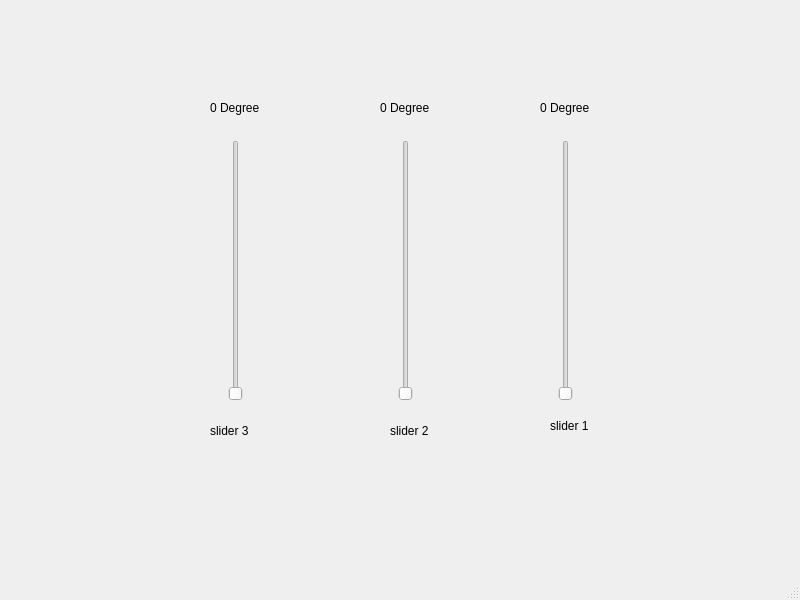
<?xml version="1.0" encoding="UTF-8"?>
<ui version="4.0">
 <class>MainWindow</class>
 <widget class="QMainWindow" name="MainWindow">
  <property name="geometry">
   <rect>
    <x>0</x>
    <y>0</y>
    <width>800</width>
    <height>600</height>
   </rect>
  </property>
  <property name="windowTitle">
   <string>MainWindow</string>
  </property>
  <widget class="QWidget" name="centralwidget">
   <widget class="QSlider" name="verticalSlider_1">
    <property name="geometry">
     <rect>
      <x>540</x>
      <y>140</y>
      <width>51</width>
      <height>261</height>
     </rect>
    </property>
    <property name="orientation">
     <enum>Qt::Orientation::Vertical</enum>
    </property>
   </widget>
   <widget class="QSlider" name="verticalSlider_2">
    <property name="geometry">
     <rect>
      <x>380</x>
      <y>140</y>
      <width>51</width>
      <height>261</height>
     </rect>
    </property>
    <property name="orientation">
     <enum>Qt::Orientation::Vertical</enum>
    </property>
   </widget>
   <widget class="QSlider" name="verticalSlider_3">
    <property name="geometry">
     <rect>
      <x>210</x>
      <y>140</y>
      <width>51</width>
      <height>261</height>
     </rect>
    </property>
    <property name="orientation">
     <enum>Qt::Orientation::Vertical</enum>
    </property>
   </widget>
   <widget class="QLabel" name="slider_1">
    <property name="geometry">
     <rect>
      <x>550</x>
      <y>410</y>
      <width>81</width>
      <height>31</height>
     </rect>
    </property>
    <property name="minimumSize">
     <size>
      <width>81</width>
      <height>0</height>
     </size>
    </property>
    <property name="maximumSize">
     <size>
      <width>81</width>
      <height>61</height>
     </size>
    </property>
    <property name="text">
     <string>slider 1</string>
    </property>
   </widget>
   <widget class="QLabel" name="slider_2">
    <property name="geometry">
     <rect>
      <x>390</x>
      <y>410</y>
      <width>51</width>
      <height>41</height>
     </rect>
    </property>
    <property name="text">
     <string>slider 2</string>
    </property>
   </widget>
   <widget class="QLabel" name="slider_3">
    <property name="geometry">
     <rect>
      <x>210</x>
      <y>410</y>
      <width>51</width>
      <height>41</height>
     </rect>
    </property>
    <property name="text">
     <string>slider 3</string>
    </property>
   </widget>
   <widget class="QLabel" name="degree_1">
    <property name="geometry">
     <rect>
      <x>540</x>
      <y>100</y>
      <width>49</width>
      <height>16</height>
     </rect>
    </property>
    <property name="text">
     <string>0 Degree</string>
    </property>
   </widget>
   <widget class="QLabel" name="degree_2">
    <property name="geometry">
     <rect>
      <x>380</x>
      <y>100</y>
      <width>49</width>
      <height>16</height>
     </rect>
    </property>
    <property name="text">
     <string>0 Degree</string>
    </property>
   </widget>
   <widget class="QLabel" name="degree_3">
    <property name="geometry">
     <rect>
      <x>210</x>
      <y>100</y>
      <width>49</width>
      <height>16</height>
     </rect>
    </property>
    <property name="text">
     <string>0 Degree</string>
    </property>
   </widget>
  </widget>
  <widget class="QMenuBar" name="menubar">
   <property name="geometry">
    <rect>
     <x>0</x>
     <y>0</y>
     <width>800</width>
     <height>21</height>
    </rect>
   </property>
  </widget>
  <widget class="QStatusBar" name="statusbar"/>
 </widget>
 <resources/>
 <connections/>
</ui>
